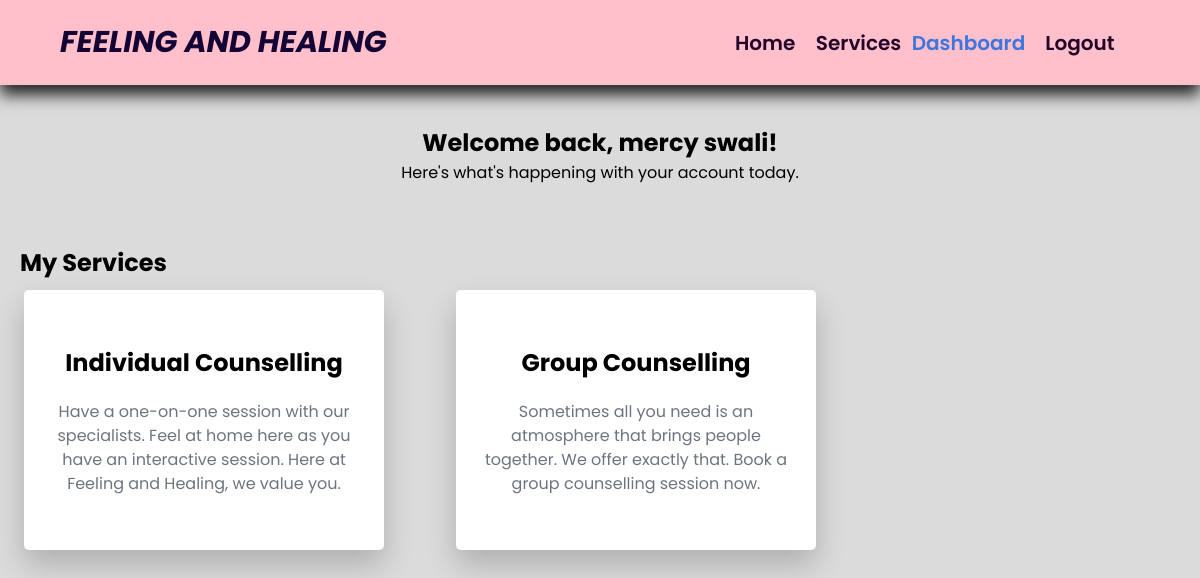
The app's page /ClientDashboard (signed in) with its own data.
### project/models.py (models this page shows)
class User(UserMixin, db.Model):
    id = db.Column(db.Integer, primary_key=True) # primary keys are required by SQLAlchemy
    email = db.Column(db.String(100), unique=True)
    password = db.Column(db.String(100))
    name = db.Column(db.String(1000))
    role = db.Column(db.String(50))

class Service(db.Model):
    id = db.Column(db.Integer, primary_key=True)
    name = db.Column(db.String(100), nullable=False)
    description = db.Column(db.Text, nullable=True)
    is_active = db.Column(db.Boolean, default=True, nullable=False)

### project/main.py (the view)
@main.route('/ClientDashboard')
@login_required
def clientDashboard():
    if current_user.role != 'client':
        abort(403)  # Forbids access if the current user is not a client
    subscribed_services = [subscription.service for subscription in current_user.subscriptions]
    return render_template('clientDashboard.html', name=current_user.name,
                           active_page='clientDashboard', services=subscribed_services)

### project/__init__.py (called while the page is built)
def create_app():
    app = Flask(__name__)
    app.config['SECRET_KEY'] = secrets.token_hex(16)
    app.config['SQLALCHEMY_DATABASE_URI'] = 'sqlite:///db.sqlite'
    db.init_app(app)
    migrate.init_app(app, db)
    from project import models
    from .models import User
    login_manager = LoginManager()
    login_manager.login_view = 'auth.login'
    login_manager.init_app(app)
    @login_manager.user_loader
    def load_user(user_id):
        return User.query.get(int(user_id))
    from .auth import auth as auth_blueprint
    app.register_blueprint(auth_blueprint)
    from .main import main as main_blueprint
    app.register_blueprint(main_blueprint)
    return app

### project/templates/clientDashboard.html (shortened to what this page needs)
{% extends 'base.html' %}
{% block head %}
  <link rel="stylesheet" href="/static/css/dashboard.css">
{% endblock %}
{% block content %}
    <div class="welcome-banner">
        <h2>Welcome back, {{ current_user.name }}!</h2>
        <p>Here's what's happening with your account today.</p>
    </div>
    <div class="services-div">
        <h2>My Services</h2>
        <div class="services">
            {% if services %}
                {% for service in services %}
                    <div class="services-card">
                        <h2><strong>{{ service.name }}</strong></h2>
                        <p>{{ service.description }}</p>
                    </div>
                {% endfor %}
            {% else %}
                <p>You have no active services at this time.</p>
            {% endif %}
        </div>
    </div>
{% endblock %}

### project/templates/base.html (shortened to what this page needs)
<!DOCTYPE html>
<html lang="en">
<head>
    {% block head %}{% endblock %}
</head>
<body>
    <section id="section1" class="header">
        <div class="nav-part1">
        <a href="#" class="logo"><h1> FEELING AND HEALING </h1></a>
        </div>
        <div>
            <ul id="nav-bar" class="nav">
                <li><a class="nav-item {{ 'active' if active_page == 'home' else '' }}"
                    href="{{url_for('main.home')}}">
                     Home</a></li>
                <li><a class="nav-item {{ 'active' if active_page == 'services' else '' }}"
                    href="{{url_for('main.services')}}">
                    Services </a></li>
                {% if current_user.is_authenticated %}
                    {% if current_user.role == 'client' %}
                        <a class="nav-item {{ 'active' if active_page == 'clientDashboard' else '' }}"
                        href="{{ url_for('main.clientDashboard') }}">Dashboard</a>
                    {% elif current_user.role == 'staff' %}
                        <a class="nav-item {{ 'active' if active_page == 'staffDashboard' else '' }}"
                        href="{{ url_for('main.staffDashboard') }}">Dashboard</a>
                    {% endif %}
                {% endif %}
                {% if current_user.is_authenticated %}
                <li><a class="nav-item {{ 'active' if active_page == 'logout' else '' }}"
                    href="{{url_for('auth.logout')}}">
                     Logout </a></li>
                {% endif %}
            </ul>
        </div>
    </section>
    <div class="content">
        {% block content %} {% endblock %}
    </div>
    </body>
</html>

### project/static/css/dashboard.css (style rules this page uses)
* { margin: 0; padding: 0; font-family: "Poppins" , sans-serif; list-style: none; }
body { background-color: rgb(219, 219, 219); }
.header { display: flex; justify-content: space-between; align-items: center; padding: 20px 60px; box-shadow: 0 10px 15px rgba(0, 0, 0, 0.844); background-color:beige ; z-index: 10; position: sticky; left:0; top: 0; }
#nav-bar { display: flex; align-items: center; justify-content: center; margin-right: 10px; }
#nav-bar li { padding: 0 10px; position: relative; list-style: none; }
#nav-bar a { font-size: 20px; font-weight: 600; color:rgb(34, 4, 43); text-decoration: none; }
.logo h1 { font-size: 30px; text-decoration: double; color: rgb(20, 3, 53); font-style: italic; }
.nav { padding-right: 5px; }
.nav-item:not(:last-child) { margin-right: 10px; }
#nav-bar a:hover, #nav-bar a.active { color:rgba(23, 104, 225, 0.841); transition: .5s ease; }
.nav-item { margin-right: 0.5px; transition: background-color 0.5s ease, color 0.5s ease; }
.nav-item:hover, .nav-item.active { color: rgba(23, 104, 225, 0.841); }
.active { color:rgba(23, 104, 225, 0.841); transition: .5s ease; }
#section1 { background-color: pink; }
* a { text-decoration: none; }
.welcome-banner { border-radius: 5px; padding: 20px; margin: 20px 0; text-align: center; }
.services-div { max-width: 1200px; margin: 0 auto; padding: 20px }
.services { display: flex; justify-content: space-between; flex-wrap: wrap; width:800px; }
.services-card { min-height: 220px; width: 320px; padding: 20px; border-radius: 5px; justify-content: center; align-items: center; display: flex; flex-direction: column; background: #fff; margin: 10px 4px; box-shadow: 0px 15px 30px rgba(0,0,0,0.2); transition: transform 0.3s; }
.services-card h2 { font-size: 1.5em; margin-bottom: 20px; font-weight: 600; text-align: center; width: 100%; }
.services-card p { color: #6c757d; text-align: center; line-height: 1.5; }

### records on screen
User: name "mercy swali"
Service: name "Individual Counselling", description "Have a one-on-one session with our specialists. Feel at home here as you have an interactive session. Here at Feeling and Healing, we value you."
Service: name "Group Counselling", description "Sometimes all you need is an atmosphere that brings people together. We offer exactly that. Book a group counselling session now."
